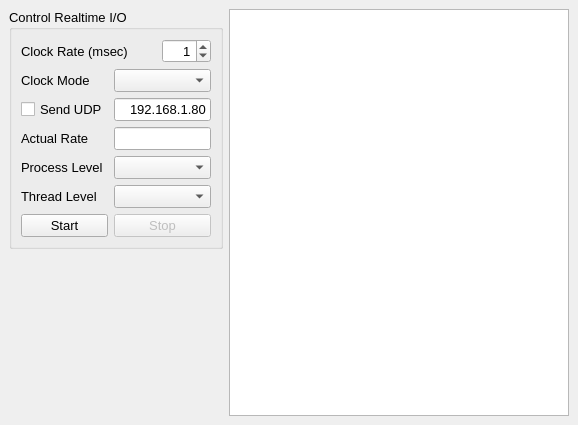
<ui version="4.0" >
 <class>Qt_RealtimeIO_AppClass</class>
 <widget class="QMainWindow" name="Qt_RealtimeIO_AppClass" >
  <property name="geometry" >
   <rect>
    <x>0</x>
    <y>0</y>
    <width>578</width>
    <height>425</height>
   </rect>
  </property>
  <property name="sizePolicy" >
   <sizepolicy>
    <hsizetype>5</hsizetype>
    <vsizetype>5</vsizetype>
    <horstretch>0</horstretch>
    <verstretch>0</verstretch>
   </sizepolicy>
  </property>
  <property name="font" >
   <font>
    <pointsize>10</pointsize>
   </font>
  </property>
  <property name="windowTitle" >
   <string>Qt Realtime I/O</string>
  </property>
  <widget class="QWidget" name="centralWidget" >
   <layout class="QGridLayout" >
    <property name="margin" >
     <number>9</number>
    </property>
    <property name="spacing" >
     <number>6</number>
    </property>
    <item rowspan="2" row="0" column="1" >
     <widget class="QTextEdit" name="textEdit" >
      <property name="sizePolicy" >
       <sizepolicy>
        <hsizetype>3</hsizetype>
        <vsizetype>7</vsizetype>
        <horstretch>0</horstretch>
        <verstretch>0</verstretch>
       </sizepolicy>
      </property>
      <property name="minimumSize" >
       <size>
        <width>340</width>
        <height>0</height>
       </size>
      </property>
      <property name="font" >
       <font>
        <family>Courier New</family>
        <pointsize>10</pointsize>
        <weight>50</weight>
        <italic>false</italic>
        <bold>false</bold>
        <underline>false</underline>
        <strikeout>false</strikeout>
       </font>
      </property>
      <property name="readOnly" >
       <bool>true</bool>
      </property>
     </widget>
    </item>
    <item row="0" column="0" >
     <widget class="QGroupBox" name="groupBox" >
      <property name="title" >
       <string>Control Realtime I/O</string>
      </property>
      <layout class="QGridLayout" >
       <property name="margin" >
        <number>9</number>
       </property>
       <property name="spacing" >
        <number>6</number>
       </property>
       <item row="0" column="0" colspan="2" >
        <widget class="QLabel" name="label" >
         <property name="text" >
          <string>Clock Rate (msec)</string>
         </property>
        </widget>
       </item>
       <item row="0" column="2" >
        <widget class="QSpinBox" name="clockRate" >
         <property name="alignment" >
          <set>Qt::AlignRight</set>
         </property>
         <property name="maximum" >
          <number>100</number>
         </property>
         <property name="value" >
          <number>1</number>
         </property>
        </widget>
       </item>
       <item row="4" column="1" colspan="2" >
        <widget class="QComboBox" name="processLevel" />
       </item>
       <item row="4" column="0" >
        <widget class="QLabel" name="label_3" >
         <property name="text" >
          <string>Process Level</string>
         </property>
        </widget>
       </item>
       <item row="5" column="0" >
        <widget class="QLabel" name="label_5" >
         <property name="text" >
          <string>Thread Level</string>
         </property>
        </widget>
       </item>
       <item row="5" column="1" colspan="2" >
        <widget class="QComboBox" name="threadLevel" />
       </item>
       <item row="1" column="0" >
        <widget class="QLabel" name="label_6" >
         <property name="text" >
          <string>Clock Mode</string>
         </property>
        </widget>
       </item>
       <item row="1" column="1" colspan="2" >
        <widget class="QComboBox" name="clockMode" />
       </item>
       <item row="6" column="1" colspan="2" >
        <widget class="QPushButton" name="stopButton" >
         <property name="enabled" >
          <bool>false</bool>
         </property>
         <property name="text" >
          <string>Stop</string>
         </property>
        </widget>
       </item>
       <item row="6" column="0" >
        <widget class="QPushButton" name="startButton" >
         <property name="text" >
          <string>Start</string>
         </property>
        </widget>
       </item>
       <item row="3" column="0" >
        <widget class="QLabel" name="label_2" >
         <property name="text" >
          <string>Actual Rate</string>
         </property>
        </widget>
       </item>
       <item row="3" column="1" colspan="2" >
        <widget class="QLineEdit" name="actualRate" >
         <property name="alignment" >
          <set>Qt::AlignRight</set>
         </property>
         <property name="readOnly" >
          <bool>true</bool>
         </property>
        </widget>
       </item>
       <item row="2" column="0" >
        <widget class="QCheckBox" name="sendUDP" >
         <property name="text" >
          <string>Send UDP</string>
         </property>
        </widget>
       </item>
       <item row="2" column="1" colspan="2" >
        <widget class="QLineEdit" name="sendIpAddr" >
         <property name="text" >
          <string>192.168.1.80</string>
         </property>
         <property name="alignment" >
          <set>Qt::AlignRight</set>
         </property>
        </widget>
       </item>
      </layout>
     </widget>
    </item>
    <item row="1" column="0" >
     <spacer>
      <property name="orientation" >
       <enum>Qt::Vertical</enum>
      </property>
      <property name="sizeHint" >
       <size>
        <width>20</width>
        <height>331</height>
       </size>
      </property>
     </spacer>
    </item>
   </layout>
  </widget>
 </widget>
 <layoutdefault spacing="6" margin="11" />
 <resources/>
 <connections/>
</ui>
